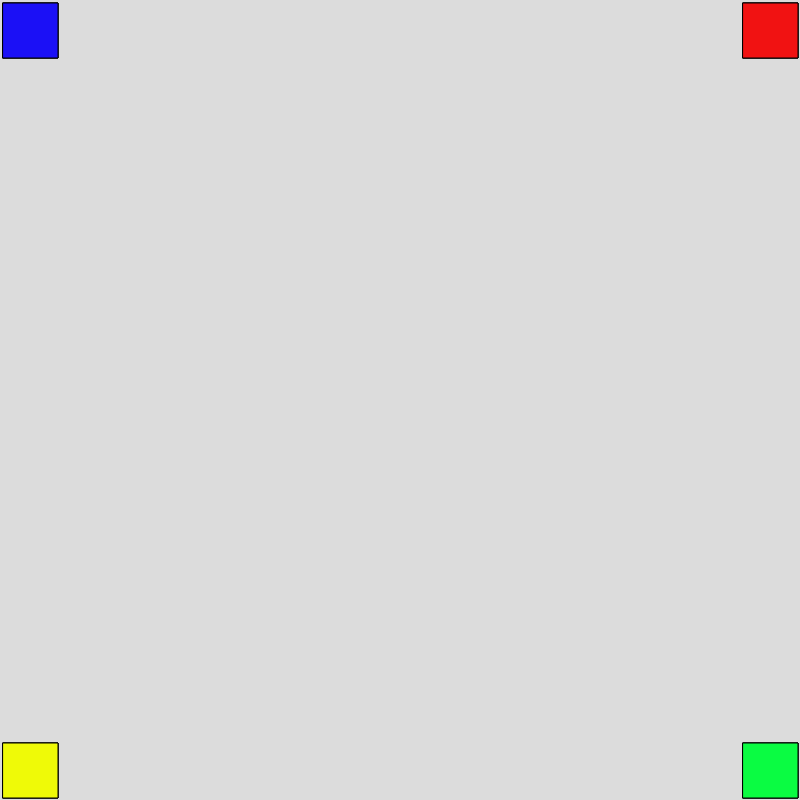
Frame 1 (no input)
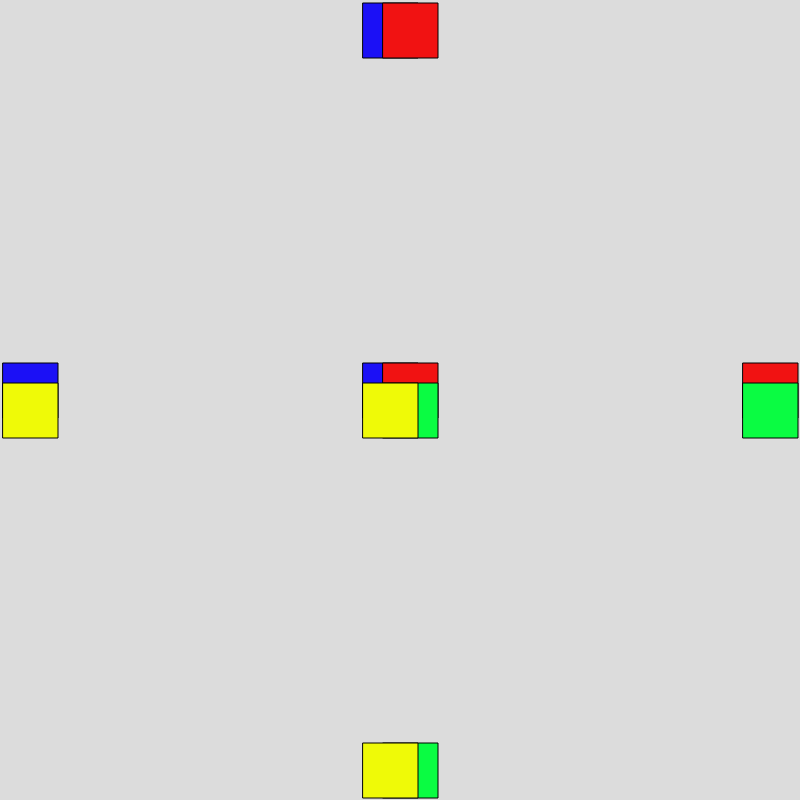
Frame 60 (no input)
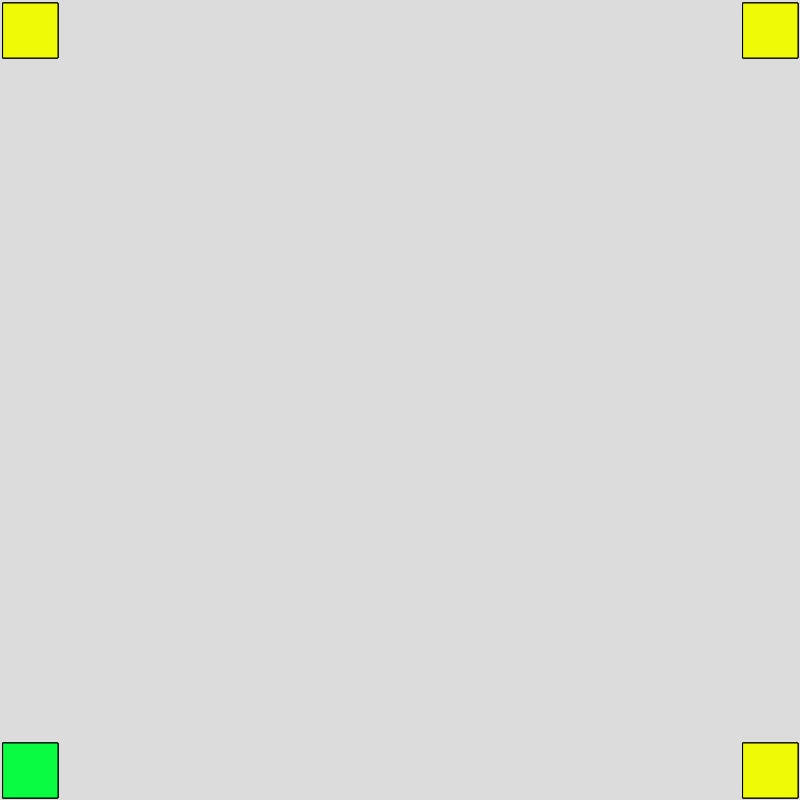
Frame 120 (the mouse pressed at the canvas centre since frame 60)

The p5.js sketch that drew these frames (run headless with seeded random() and noise() and a simulated clock; from frame 60 on, the mouse is pressed at the canvas centre):

// p5.js sketch
// ── sketch.js
var offset = 0;

function setup() {
  createCanvas(800, 800);
}

function draw() {
  background(220);
  fill("#1B10F6");
  rect(3 + offset, 3, 55, 55);
  rect(3, 3 + offset, 55, 55);
  rect(3 + offset, 3 + offset, 55, 55);
  fill("#F11212");
  rect(743 - offset, 3, 55, 55);
  rect(743, 3 + offset, 55, 55);
  rect(743 - offset, 3 + offset, 55, 55);
  fill("#0AFC42");
  rect(743 - offset, 743, 55, 55);
  rect(743, 743 - offset, 55, 55);
  rect(743 - offset, 743 - offset, 55, 55);
  fill("#EFFA07");
  rect(3 + offset, 743, 55, 55);
  rect(3, 743 - offset, 55, 55);
  rect(3 + offset, 743 - offset, 55, 55);
  offset = offset + 20;
  if (offset > 800) {
    offset = 0;
  }
}
p5.SoundFile
